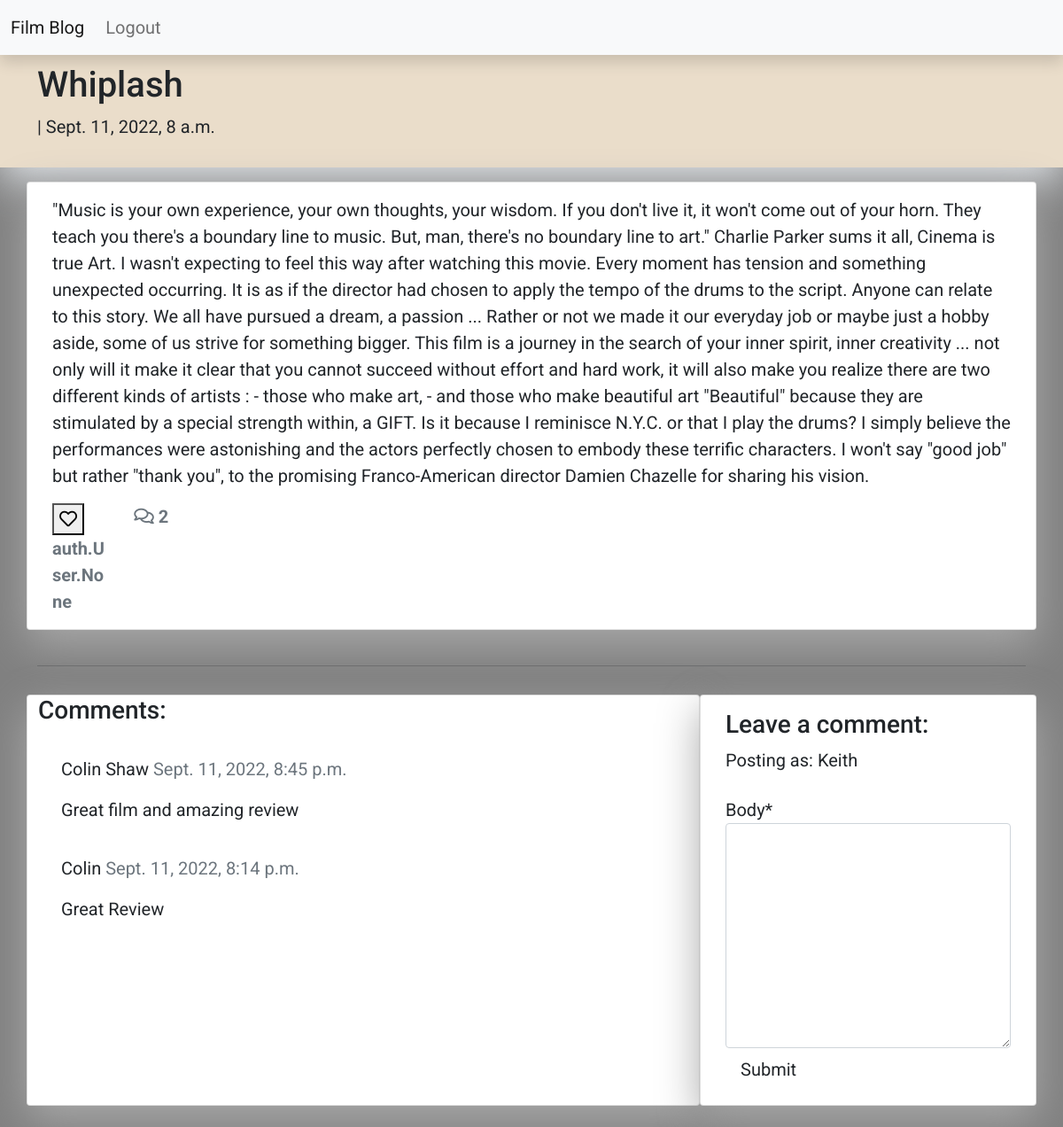
/damien-chazelle/ (signed in), run on the app's committed database.
### blog/models.py (models this page shows, shortened)
class Post(models.Model):
    film_title = models.CharField(max_length=200, unique=True, null=True)
    slug = models.SlugField(max_length=200, unique=True, null=True)
    blogger = models.ForeignKey(User, on_delete=models.CASCADE, related_name='blog_posts', null=True)
    director = models.CharField(max_length=200, unique=True, null=True)
    actor = models.CharField(max_length=200, unique=True, null=True)
    updated_on = models.DateTimeField(auto_now=True, null=True)
    content = models.TextField()
    created_on = models.DateTimeField(auto_now_add=True, null=True)
    status = models.IntegerField(choices=STATUS, default=0)
    likes = models.ManyToManyField(User, related_name='blog_post_likes')
    class Meta:
        ordering = ['-created_on']
    def number_of_likes(self):
        return self.likes

class Comment(models.Model):
    post = models.ForeignKey(Post,on_delete=models.CASCADE,related_name='comments')
    name = models.CharField(max_length=80)
    email = models.EmailField()
    body = models.TextField()
    created_on = models.DateTimeField(auto_now_add=True)
    approved = models.BooleanField(default=False)
    class Meta:
        ordering = ['created_on']

### blog/views.py (the view, shortened to what this page needs)
# urls.py: path('<slug:slug>/', views.PostDetail.as_view(), name='details_post'),
class PostDetail(View):
    def get(self, request, slug, *args, **kwargs):
        queryset = Post.objects.filter(status=1)
        post = get_object_or_404(queryset, slug=slug)
        comments = post.comments.filter(approved=True).order_by("-created_on")
        liked = False
        if post.likes.filter(id=self.request.user.id).exists():
            liked = True
        return render(
            request,
            "details_post.html",
            {
                "post": post,
                "comments": comments,
                "liked": liked,
                "comment_form": CommentForm()
            },
        )

### blog/forms.py
class CommentForm(forms.ModelForm):
    class Meta:
        model = Comment
        fields = ('body',)

### templates/details_post.html (shortened to what this page needs)
{% extends 'base.html' %} {% block content %}
{% load crispy_forms_tags %}
<div class="masthead">
    <div class="container">
        <div class="row g-0">
            <div class="col-md-6 masthead-text">
                <h1 class="post-title">{{ post.film_title }}</h1>
                <p class="post-subtitle">{{ post.author }} | {{ post.created_on }}</p>
            </div>
        </div>
    </div>
</div>
<div class="container">
    <div class="row">
        <div class="col card mb-4  mt-3 left  top">
            <div class="card-body">
                <p class="card-text ">
                    {{ post.content | safe }}
                </p>
                <div class="row">
                    <div class="col-1">
                        <strong>
                            {% if user.is_authenticated %}
                            <form class="d-inline" action="{% url 'post_like' post.slug %}" method="POST">
                                {% if liked %}
                                <button type="submit" name="blogpost_id" value="{{post.slug}}" class="btn-like"><i class="fas fa-heart"></i></button>
                                {% else %}
                                <button type="submit" name="blogpost_id" value="{{post.slug}}" class="btn-like"><i class="far fa-heart"></i></button>
                                {% endif %}
                            </form>
                            {% else %}
                            <span class="text-secondary"><i class="far fa-heart"></i></span>
                            {% endif %}
                        <span class="text-secondary">{{ post.number_of_likes }} </span>
                        </strong>
                    </div>
                    <div class="col-1">
                        {% with comments.count as total_comments %}
                        <strong class="text-secondary"><i class="far fa-comments"></i>
                            {{ total_comments }}</strong>
                        {% endwith %}
                    </div>
                </div>
            </div>
        </div>
    </div>
    <div class="row">
        <div class="col">
            <hr>
        </div>
    </div>
    <div class="row">
        <div class="col-md-8 card mb-4  mt-3 ">
            <h3>Comments:</h3>
            <div class="card-body">
                {% for comment in comments %}
                <div class="comments" style="padding: 10px;">
                    <p class="font-weight-bold">
                        {{ comment.name }}
                        <span class=" text-muted font-weight-normal">
                            {{ comment.created_on }}
                        </span>
                    </p>
                    {{ comment.body | linebreaks }}
                </div>
                {% endfor %}
            </div>
        </div>
        <div class="col-md-4 card mb-4  mt-3 ">
            <div class="card-body">
                {% if commented %}
                <div class="alert alert-success" role="alert">
                    Your comment is awaiting approval
                </div>
                {% else %}
                {% if user.is_authenticated %}
                <h3>Leave a comment:</h3>
                <p>Posting as: {{ user.username }}</p>
                <form method="post" style="margin-top: 1.3em;">
                    {{ comment_form | crispy }}
                    <button type="submit" class="btn btn-signup btn-lg">Submit</button>
                </form>
                {% endif %}
                {% endif %}
            </div>
        </div>
    </div>
</div>
{% endblock content %}

### static/css/style.css (style rules this page uses)
body { font-family: "Roboto", sans-serif; font-size: 20px; background-color: #808080; }
.masthead { background: #EADDCA; height: auto; padding-bottom: 15px; box-shadow: 0 16px 48px #E3E7EB; padding-top: 10px; }
.card { box-shadow: 0 16px 48px #A9A9A9; }

### data on the page
Post: film_title "Whiplash", created_on "Sept. 11, 2022, 8 a.m.", content "\"Music is your own experience, your own thoughts, your wisdom. If you don't live it, it won't come out of your horn. They teach you there's a boundary line to music. But, man, there's no boundary line to art.\" Charlie Parker sums it all, Cinema is true Art. I wasn't expecting to feel this way after watching this movie. Every moment has tension and something unexpected occurring. It is as if the director had chosen to apply the tempo of the drums to the script. Anyone can relate to this story. We all have pursued a dream, a passion ... Rather or not we made it our everyday job or maybe just a hobby aside, some of us strive for something bigger. This film is a journey in the search of your…", number_of_likes "auth.User.None"
Comment: name "Colin Shaw", created_on "Sept. 11, 2022, 8:45 p.m.", body "Great film and amazing review"
Comment: name "Colin", created_on "Sept. 11, 2022, 8:14 p.m.", body "Great Review"

### other printed values
{{ total_comments }} "2"
{{ user.username }} "Keith"
